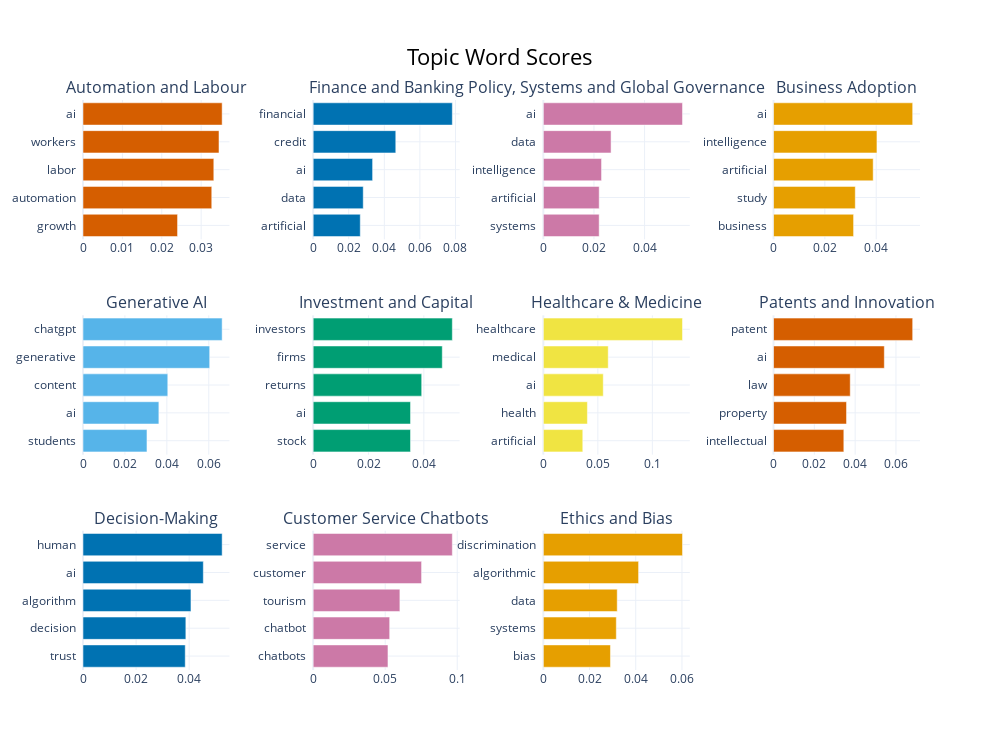

The code cell stored with this chart in its notebook:
### Code cell
fig = topic_model.visualize_barchart(topics = [0, 1, 2, 3, 4, 5, 6, 7, 8, 9, 10], custom_labels = True)
fig.show()
fig.write_image("images/pub_bars.pdf")

### Figure 1 — Plotly figure (JSON) as saved in the notebook; plotly's stock layout.template omitted (floating-point values rounded to 4 significant figures)
{"data": [{"marker": {"color": "#D55E00"}, "orientation": "h", "type": "bar", "x": [0.02401, 0.0327, 0.03322, 0.03454, 0.03534], "xaxis": "x", "y": ["growth  ", "automation  ", "labor  ", "workers  ", "ai  "], "yaxis": "y"}, {"marker": {"color": "#0072B2"}, "orientation": "h", "type": "bar", "x": [0.02648, 0.02815, 0.03341, 0.04645, 0.07824], "xaxis": "x2", "y": ["artificial  ", "data  ", "ai  ", "credit  ", "financial  "], "yaxis": "y2"}, {"marker": {"color": "#CC79A7"}, "orientation": "h", "type": "bar", "x": [0.02206, 0.02207, 0.023, 0.02676, 0.05499], "xaxis": "x3", "y": ["systems  ", "artificial  ", "intelligence  ", "data  ", "ai  "], "yaxis": "y3"}, {"marker": {"color": "#E69F00"}, "orientation": "h", "type": "bar", "x": [0.03119, 0.03185, 0.03882, 0.04029, 0.0542], "xaxis": "x4", "y": ["business  ", "study  ", "artificial  ", "intelligence  ", "ai  "], "yaxis": "y4"}, {"marker": {"color": "#56B4E9"}, "orientation": "h", "type": "bar", "x": [0.03052, 0.03619, 0.04044, 0.06042, 0.06638], "xaxis": "x5", "y": ["students  ", "ai  ", "content  ", "generative  ", "chatgpt  "], "yaxis": "y5"}, {"marker": {"color": "#009E73"}, "orientation": "h", "type": "bar", "x": [0.03518, 0.03519, 0.03922, 0.04666, 0.0503], "xaxis": "x6", "y": ["stock  ", "ai  ", "returns  ", "firms  ", "investors  "], "yaxis": "y6"}, {"marker": {"color": "#F0E442"}, "orientation": "h", "type": "bar", "x": [0.03617, 0.04042, 0.05496, 0.05952, 0.1277], "xaxis": "x7", "y": ["artificial  ", "health  ", "ai  ", "medical  ", "healthcare  "], "yaxis": "y7"}, {"marker": {"color": "#D55E00"}, "orientation": "h", "type": "bar", "x": [0.03445, 0.03577, 0.03759, 0.05428, 0.06818], "xaxis": "x8", "y": ["intellectual  ", "property  ", "law  ", "ai  ", "patent  "], "yaxis": "y8"}, {"marker": {"color": "#0072B2"}, "orientation": "h", "type": "bar", "x": [0.03852, 0.03875, 0.04068, 0.04533, 0.05243], "xaxis": "x9", "y": ["trust  ", "decision  ", "algorithm  ", "ai  ", "human  "], "yaxis": "y9"}, {"marker": {"color": "#CC79A7"}, "orientation": "h", "type": "bar", "x": [0.05192, 0.0531, 0.06019, 0.07524, 0.0966], "xaxis": "x10", "y": ["chatbots  ", "chatbot  ", "tourism  ", "customer  ", "service  "], "yaxis": "y10"}, {"marker": {"color": "#E69F00"}, "orientation": "h", "type": "bar", "x": [0.02906, 0.03159, 0.03198, 0.04123, 0.06024], "xaxis": "x11", "y": ["bias  ", "systems  ", "data  ", "algorithmic  ", "discrimination  "], "yaxis": "y11"}], "layout": {"annotations": [{"font": {"size": 16}, "showarrow": false, "text": "Automation and Labour", "x": 0.0875, "xanchor": "center", "xref": "paper", "y": 1, "yanchor": "bottom", "yref": "paper"}, {"font": {"size": 16}, "showarrow": false, "text": "Finance and Banking", "x": 0.3625, "xanchor": "center", "xref": "paper", "y": 1, "yanchor": "bottom", "yref": "paper"}, {"font": {"size": 16}, "showarrow": false, "text": "Policy, Systems and Global Governance", "x": 0.6375, "xanchor": "center", "xref": "paper", "y": 1, "yanchor": "bottom", "yref": "paper"}, {"font": {"size": 16}, "showarrow": false, "text": "Business Adoption", "x": 0.9125, "xanchor": "center", "xref": "paper", "y": 1, "yanchor": "bottom", "yref": "paper"}, {"font": {"size": 16}, "showarrow": false, "text": "Generative AI", "x": 0.0875, "xanchor": "center", "xref": "paper", "y": 0.6222, "yanchor": "bottom", "yref": "paper"}, {"font": {"size": 16}, "showarrow": false, "text": "Investment and Capital", "x": 0.3625, "xanchor": "center", "xref": "paper", "y": 0.6222, "yanchor": "bottom", "yref": "paper"}, {"font": {"size": 16}, "showarrow": false, "text": "Healthcare & Medicine", "x": 0.6375, "xanchor": "center", "xref": "paper", "y": 0.6222, "yanchor": "bottom", "yref": "paper"}, {"font": {"size": 16}, "showarrow": false, "text": "Patents and Innovation", "x": 0.9125, "xanchor": "center", "xref": "paper", "y": 0.6222, "yanchor": "bottom", "yref": "paper"}, {"font": {"size": 16}, "showarrow": false, "text": "Decision-Making", "x": 0.0875, "xanchor": "center", "xref": "paper", "y": 0.2444, "yanchor": "bottom", "yref": "paper"}, {"font": {"size": 16}, "showarrow": false, "text": "Customer Service Chatbots", "x": 0.3625, "xanchor": "center", "xref": "paper", "y": 0.2444, "yanchor": "bottom", "yref": "paper"}, {"font": {"size": 16}, "showarrow": false, "text": "Ethics and Bias", "x": 0.6375, "xanchor": "center", "xref": "paper", "y": 0.2444, "yanchor": "bottom", "yref": "paper"}], "height": 750, "hoverlabel": {"bgcolor": "white", "font": {"family": "Rockwell", "size": 16}}, "showlegend": false, "title": {"font": {"color": "Black", "size": 22}, "text": "Topic Word Scores", "x": 0.5, "xanchor": "center", "yanchor": "top"}, "width": 1000, "xaxis": {"anchor": "y", "domain": [0, 0.175], "showgrid": true}, "xaxis10": {"anchor": "y10", "domain": [0.275, 0.45], "showgrid": true}, "xaxis11": {"anchor": "y11", "domain": [0.55, 0.725], "showgrid": true}, "xaxis12": {"anchor": "y12", "domain": [0.825, 1], "showgrid": true}, "xaxis2": {"anchor": "y2", "domain": [0.275, 0.45], "showgrid": true}, "xaxis3": {"anchor": "y3", "domain": [0.55, 0.725], "showgrid": true}, "xaxis4": {"anchor": "y4", "domain": [0.825, 1], "showgrid": true}, "xaxis5": {"anchor": "y5", "domain": [0, 0.175], "showgrid": true}, "xaxis6": {"anchor": "y6", "domain": [0.275, 0.45], "showgrid": true}, "xaxis7": {"anchor": "y7", "domain": [0.55, 0.725], "showgrid": true}, "xaxis8": {"anchor": "y8", "domain": [0.825, 1], "showgrid": true}, "xaxis9": {"anchor": "y9", "domain": [0, 0.175], "showgrid": true}, "yaxis": {"anchor": "x", "domain": [0.7556, 1], "showgrid": true}, "yaxis10": {"anchor": "x10", "domain": [0, 0.2444], "showgrid": true}, "yaxis11": {"anchor": "x11", "domain": [0, 0.2444], "showgrid": true}, "yaxis12": {"anchor": "x12", "domain": [0, 0.2444], "showgrid": true}, "yaxis2": {"anchor": "x2", "domain": [0.7556, 1], "showgrid": true}, "yaxis3": {"anchor": "x3", "domain": [0.7556, 1], "showgrid": true}, "yaxis4": {"anchor": "x4", "domain": [0.7556, 1], "showgrid": true}, "yaxis5": {"anchor": "x5", "domain": [0.3778, 0.6222], "showgrid": true}, "yaxis6": {"anchor": "x6", "domain": [0.3778, 0.6222], "showgrid": true}, "yaxis7": {"anchor": "x7", "domain": [0.3778, 0.6222], "showgrid": true}, "yaxis8": {"anchor": "x8", "domain": [0.3778, 0.6222], "showgrid": true}, "yaxis9": {"anchor": "x9", "domain": [0, 0.2444], "showgrid": true}}}
